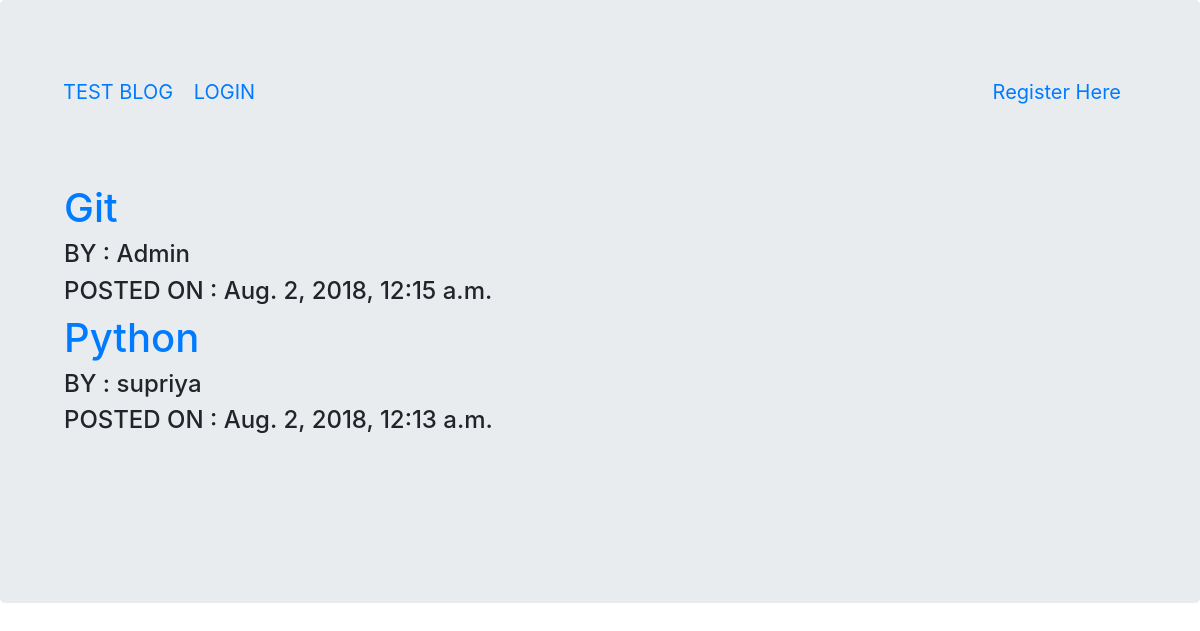
Screenshot of /home/post with the database file from the repository.
### home/models.py (models this page shows, shortened)
class Post(models.Model):
	title = models.CharField(max_length=500,default="TITLE")
	post = models.TextField(max_length=500,default="POST")
	user =  models.ForeignKey(User,on_delete=models.CASCADE, )
	created = models.DateTimeField(auto_now_add=True)
	likes = models.IntegerField(default = 0)

### home/templates/home/post_list.html
{% extends 'base.html' %}
{% block body%}
<div class="jumbotron">
	<div class="w3-container w3-center w3-animate-left">
    {% for post in object_list %}
    <div class="w3-container w3-teal">
  		<h1><a href="/home/post/{{post.id}}">{{ post.title}}</a></h1>
	</div>
    <h4 >BY : {{post.user}}</h4>
    <h4 >POSTED ON : {{post.created}}</h4></u>
    {% endfor %}
</div>
</div>
{% endblock %}

### rows the page displays
Post: title "Git", user "Admin", created "Aug. 2, 2018, 12:15 a.m."
Post: title "Python", user "supriya", created "Aug. 2, 2018, 12:13 a.m."
